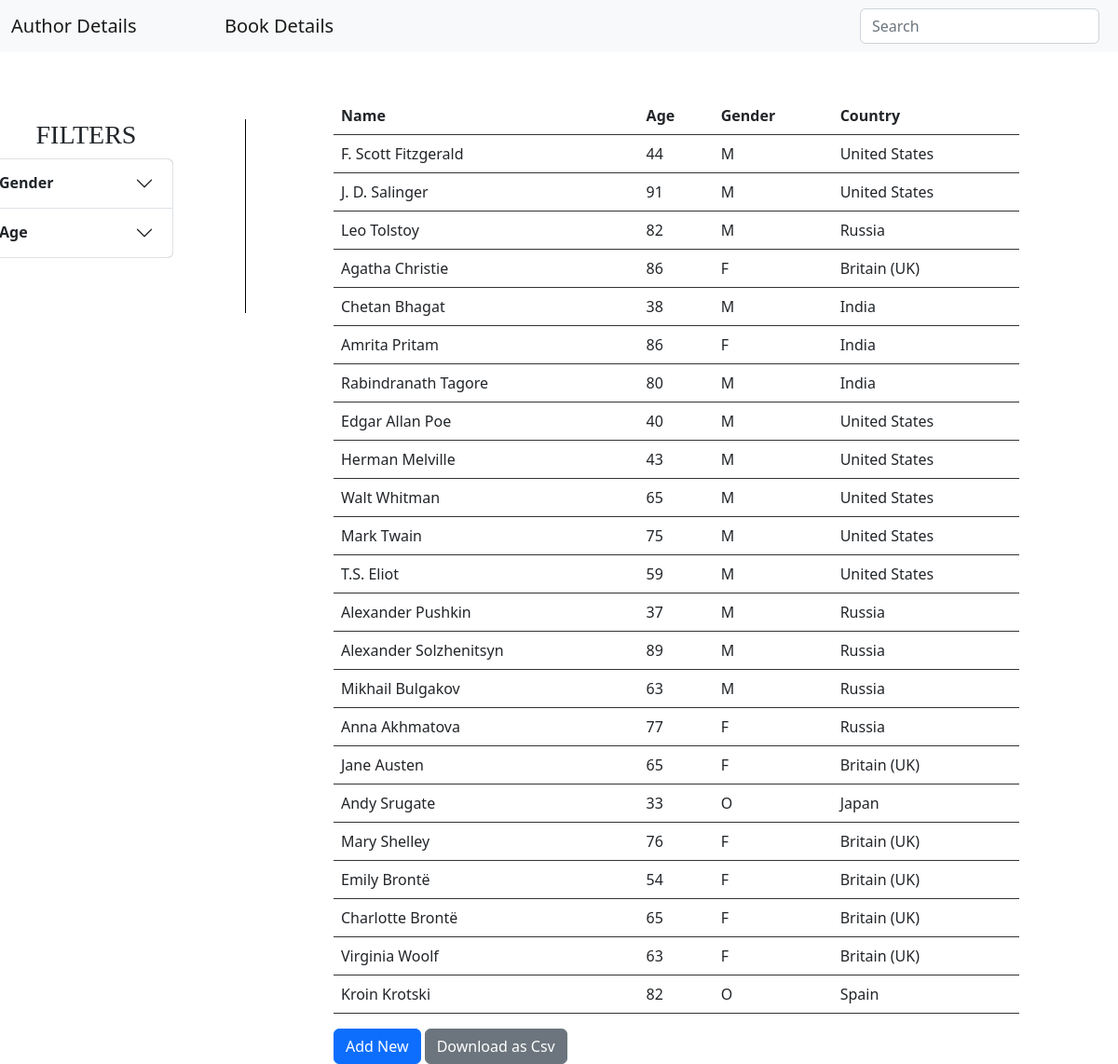
Before: / with the older database file.
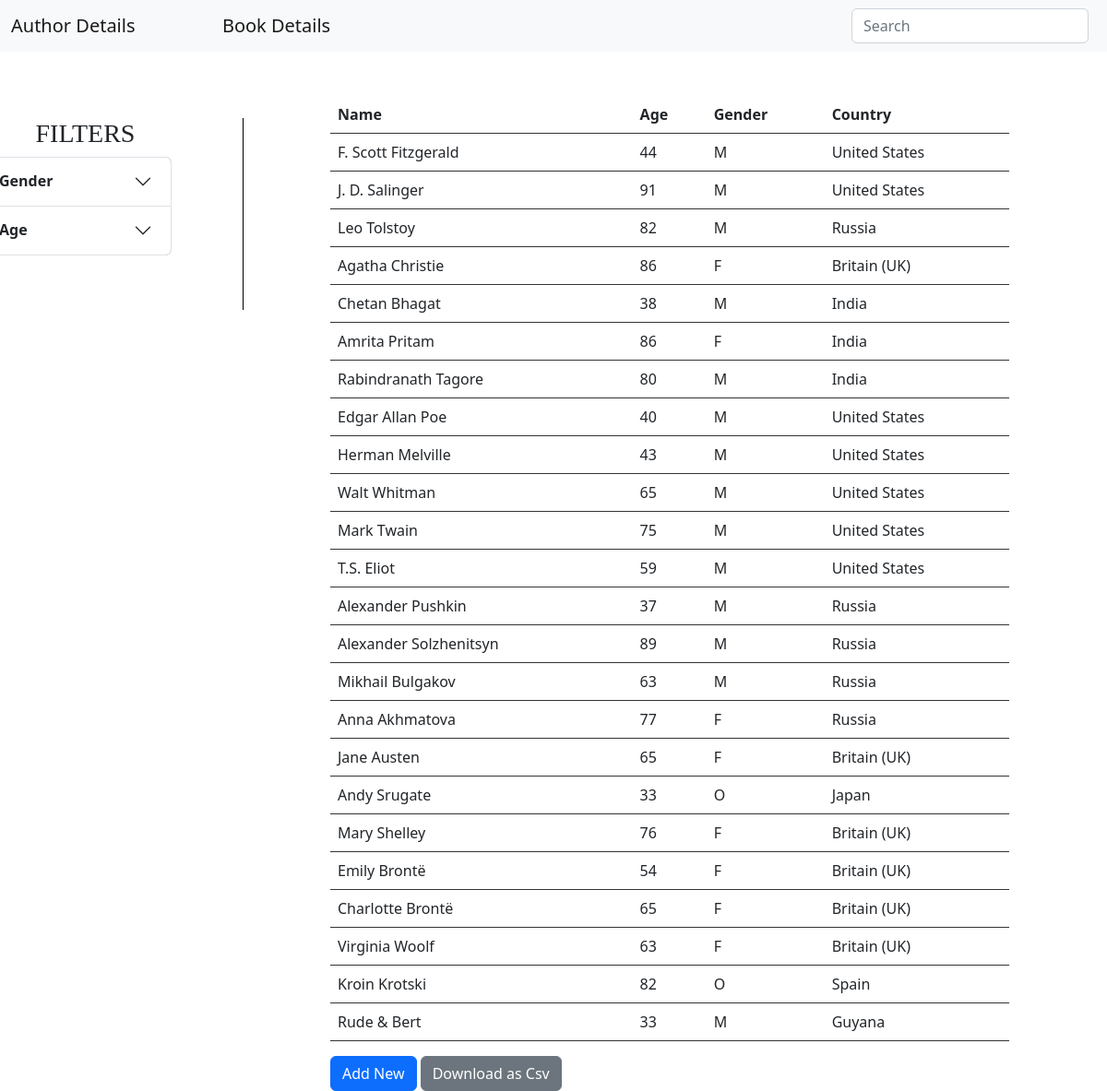
After: the same page with the newer database file.
### authdetails/models.py (models this page shows, shortened)
class authorDet(models.Model):
    GENDER_CHOICES = (
        ('M', 'Male'),
        ('F', 'Female'),
        ('O', 'Others')
    )
    auth_name = models.CharField(max_length=30, unique=True)
    auth_age = models.IntegerField()
    auth_gender = models.CharField( max_length=1, choices=GENDER_CHOICES)
    auth_country = CountryField()

### authdetails/views.py (the view)
# urls.py: path('', views.index , name = "index"),
def index(request):
    model = authorDet
    template_name = "authordetails/index.html"
    query = request.GET.get("q",'')
    authors_age = request.GET.get('age_input')
    age_count_min = request.GET.get('age_count_min')
    age_count_max = request.GET.get('age_count_max')
    genders = request.GET.get('genders')
    dataDet= authorDet.objects.filter(  Q(auth_name__icontains=query) | Q(auth_country__icontains=query)  )
    if is_valid_queryparam(age_count_min):
        dataDet = dataDet.filter(auth_age__gte=age_count_min)
    if is_valid_queryparam(age_count_max):
        dataDet = dataDet.filter(auth_age__lt=age_count_max)
    if is_valid_queryparam(genders) and genders != 'Select':
        dataDet = dataDet.filter(auth_gender=genders)
    form = authForm()
    if request.method == 'POST':
        form = authForm(request.POST)
        if form.is_valid():
            form.save()
            form = authForm()
            print("Form Valid")
        return render(request, 'authordetails/index.html',{'form':form, 'dataDet':dataDet})
    else:
        form = authForm()
    return render(request, 'authordetails/index.html',{'form':form, 'dataDet':dataDet})

### authdetails/forms.py
class authForm(forms.ModelForm):
    class Meta:
        GENDER_CHOICES = (
        ('M', 'Male'),
        ('F', 'Female'),
        ('O', 'Others')
        )
        model = authorDet
        fields = '__all__'
        widgets={
            'auth_name' : forms.TextInput(attrs={
                'placeholder': 'Author Name',
                'class': 'form-control'
                }),
            'auth_age' : forms.TextInput(attrs={
                'placeholder': 'Author Age',
                'class': 'form-control'
                }),
            'auth_gender' : forms.Select(attrs={
                'class': 'form-control'
            }),
            'auth_country' : forms.Select(attrs={
                'class': 'form-control'
            })
        }

### authdetails/views.py (called while the page is built)
def is_valid_queryparam(param):
    return param != '' and param is not None

### templates/authordetails/index.html (shortened to what this page needs)
{% load static %}
<!DOCTYPE html>
<html lang="en">
<head>
    <link href="https://cdn.jsdelivr.net/npm/bootstrap@5.2.2/dist/css/bootstrap.min.css" rel="stylesheet">
    <link href="{% static 'css/style.css' %}" rel="stylesheet">
</head>
<body>
<nav class="navbar bg-light">
<div class="container-fluid">
    <a class="navbar-brand" href="{% url 'index' %}">Author Details</a>
    <a class="navbar-brand" href="{% url 'book_view' %}">Book Details</a>
    <form class="d-flex" role="search" action="{% url 'search_results' %}" method="get">
    <input class="form-control me-2" value="" name="q" type="text" placeholder="Search" aria-label="Search">
    </form>
</div>
</nav>
{% if dataDet %}
<br>
<div class="container"><br>
<div class="row">
<div class="col-3" style="margin-left: -4rem ;"><br>
<h3 style="text-align: center ; margin-left: -2rem;">FILTERS</h3>
<div class="accordion" id="accordionExample" style="width: 13rem">
<div class="accordion-item" style="background-color: #a6a6a6 ;">
<h2 class="accordion-header" id="headingOne">
<button class="accordion-button collapsed" type="button" data-bs-toggle="collapse" data-bs-target="#collapseTwo" aria-expanded="false" aria-controls="collapseTwo">
    <strong>Gender</strong>
</button>
</h2>
</div>
<div class="accordion-item" style="background-color: #a6a6a6 ;">
<h2 class="accordion-header" id="headingOne" >
<button class="accordion-button collapsed" type="button" data-bs-toggle="collapse" data-bs-target="#collapseOne" aria-expanded="false" aria-controls="collapseOne">
    <strong>Age</strong>
</button>
</h2>
</div></div></div>
<div class="col-1"><br><div class="vl" style="border-left: 1px solid black; height: 13rem;"></div> </div>
<div class="col-8">
<table class="table">
<thead>
    <th>Name</th>
    <th>Age</th>
    <th>Gender</th>
    <th>Country</th>
</thead>
{% for acc in dataDet %}
<tr>
    <td> {{acc.auth_name}} </td>
    <td> {{acc.auth_age}} </td>
    <td> {{acc.auth_gender}} </td>
    <td> {{acc.auth_country.name}} </td>
</tr>
{% endfor %}
</table>
{% else %}
<p>No data found</p>
{% endif %}
<button type="submit" class="btn btn-primary" onclick="openPopUp()">Add New</button>
<a id="download_as_csv_expense" href="{% url 'download_as_csv' %}" class="btn btn-secondary">Download as Csv</a>
</div></div>
</div>
</body>
</html>

Changed rows visible on the page:
added authorDet: auth_name "Rude & Bert", auth_age "33", auth_gender "M", auth_country.name "Guyana"
